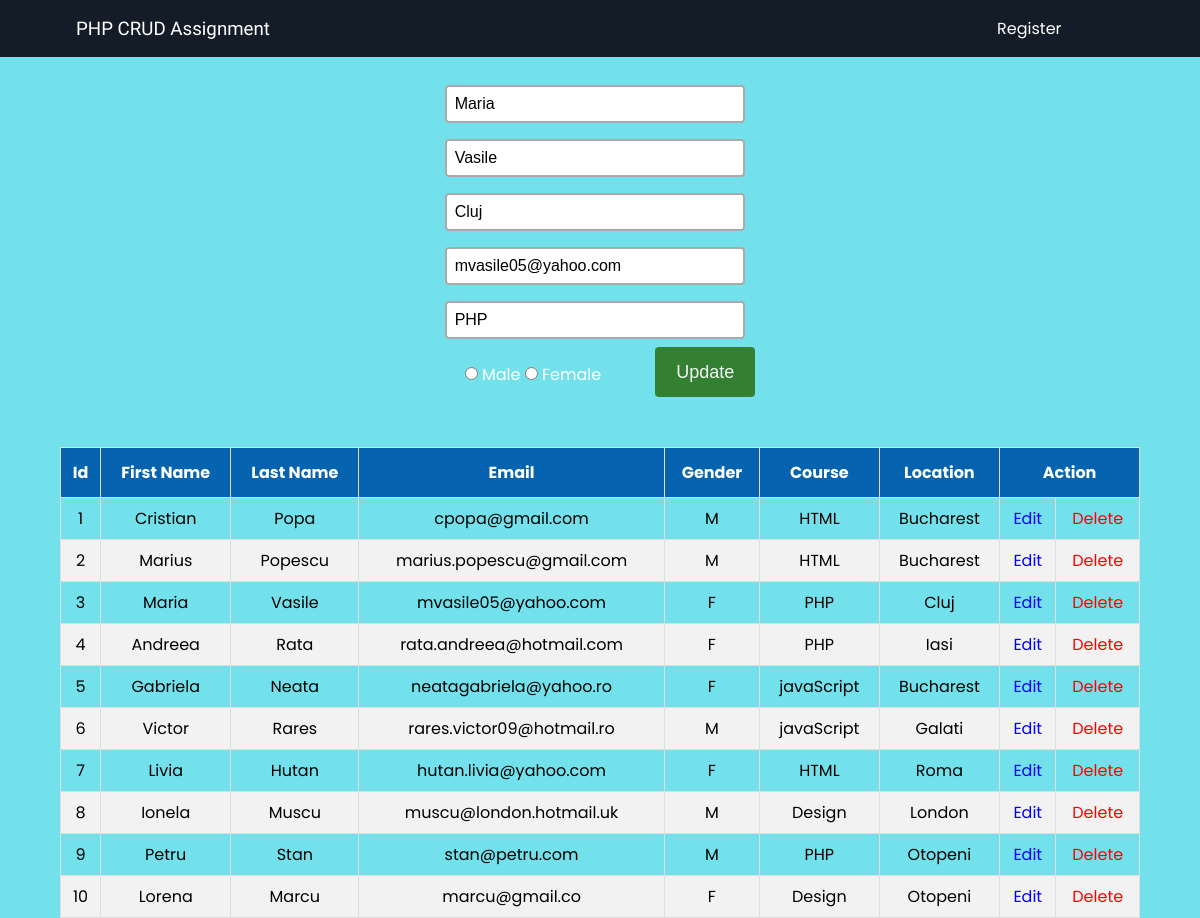
Page /index.php?edit=3 on the committed database.
### tables this page shows
CREATE TABLE `data` (
  `id` int(11) NOT NULL,
  `fname` varchar(100) NOT NULL,
  `lname` varchar(100) NOT NULL,
  `email` varchar(100) NOT NULL,
  `gender` varchar(1) NOT NULL,
  `course` varchar(100) NOT NULL,
  `location` varchar(100) NOT NULL
);

### process.php (called while the page is built, shortened)
<?php
    $mysqli = new mysqli('localhost', 'root', '', 'crud') or die(mysqli_error($mysqli));
    if (isset($_GET['edit'])){
        $id = $_GET['edit'];
        $update = true;
        $result=$mysqli->query("SELECT * FROM data WHERE id=$id")or die($mysqli->error());
        if($result->num_rows ==1){
            $row=$result->fetch_array();
            $fname=$row['fname'];
            $lname=$row['lname'];
            $email=$row['email'];
            $course=$row['course'];
            $location=$row['location'];
        }
    }
?>

### index.php (the view, shortened to what this page needs)
<!DOCTYPE html>
<html lang="en">
<head>
    <link rel="stylesheet" href="style.css">
</head>
<body>
    <header class="main-head">
        <nav>
            <h3 id="logo">PHP CRUD Assignment</h3>
            <ul>
                <li><a href="index.php">Register</a></li>
            </ul>
        </nav>
    </header>
    <?php require_once 'process.php';?>
    <?php
         $mysqli = new mysqli('localhost', 'root', '', 'crud') or die(mysqli_error($mysqli()));
         $result = $mysqli->query('SELECT * FROM data;') or die($mysqli->error());
        ?>
    <div class="container">
        <div class="form-wrapper">
            <form action="process.php" method="POST">
                <input type="text" name="fname" value="<?php echo $fname;?>" placeholder="First Name:"><br>
                <input type="text" name="lname" value="<?php echo $lname;?>" placeholder="Last Name:"><br>
                <input type="text" name="location" value="<?php echo $location;?>" placeholder="Location:"><br>
                <input type="email" name="email" value="<?php echo $email;?>" placeholder="Email:"><br>
                <input type="text" name="course" value="<?php echo $course;?>" placeholder="Course:"><br>
                <div class="radio">
                    <label>
                        <input type="radio" name="gender" value="M">
                        Male
                    </label>
                    <label>
                        <input type="radio" name="gender" value="F">
                        Female
                    </label>
                </div>
                <?php if($update == true): ?>
                <button class="btn update" type="submit" name="update">Update</button>
                <?php else: ?>
                <button class="btn save" type="submit" name="save">Save</button>
                <?php endif; ?>
            </form>
        </div>
        <div class="tabble-wrapper">
            <table id="display">
                <thead>
                    <tr>
                        <th>Id</th>
                        <th>First Name</th>
                        <th>Last Name</th>
                        <th>Email</th>
                        <th>Gender</th>
                        <th>Course</th>
                        <th>Location</th>
                        <th colspan="2">Action</th>
                    </tr>
                </thead>
                <?php
                    while($row = $result->fetch_assoc()):?>
                <tr>
                    <td><?php echo $row['id']; ?></td>
                    <td><?php echo $row['fname']; ?></td>
                    <td><?php echo $row['lname']; ?></td>
                    <td><?php echo $row['email']; ?></td>
                    <td><?php echo $row['gender']; ?></td>
                    <td><?php echo $row['course']; ?></td>
                    <td><?php echo $row['location']; ?></td>
                    <td><a class="update" href="index.php?edit=<?php echo $row['id']; ?>">Edit</a></td>
                    <td><a class="delete" href="process.php?delete=<?php echo $row['id']; ?>">Delete</a></td>
                </tr>
                <?php endwhile;?>
            </table>
        </div>
    </div>
</body>
</html>

### style.css (style rules this page uses)
* { margin: 0; padding: 0; box-sizing: border-box; }
body { font-family: "Poppins", sans-serif; background-color: #73e1eb; }
li, label, input, p { font-size: 1rem; }
a { color: white; text-decoration: none; }
.main-head { background: #131c27; color: white; position: sticky; top: 0px; }
nav { display: flex; width: 90%; margin: auto; padding: 1rem; min-height: 5vh; align-items: center; flex-wrap: wrap; }
nav ul { display: flex; flex: 2 1 10rem; justify-content: space-around; align-items: center; list-style: none; }
#logo { flex: 4 1 50rem; font-family: "Pattaya", sans-serif; font-weight: 400; }
.form-wrapper { width: 90%; margin: auto; padding: 20px 0; color: white; border-radius: 20px; display: flex; justify-content: center; align-items: center; }
input[type="text"] { width: 300px; border: 2px solid #aaa; border-radius: 4px; margin: 8px 0; outline: none; padding: 8px; box-sizing: border-box; }
input[type="email"] { width: 300px; border: 2px solid #aaa; border-radius: 4px; margin: 8px 0; outline: none; padding: 8px; box-sizing: border-box; }
.radio { font-size: 20px; font-weight: 500px; text-transform: capitalize; display: inline-block; vertical-align: middle; color: #fff; position: relative; padding-left: 20px; padding-right: 50px; cursor: pointer; }
.btn { background: #21cc40; color: whitesmoke; width: 70px; height: 30px; font-size: 18px; border-radius: 4px; border: none; }
.tabble-wrapper { padding-top: 30px; }
#display { width: 90%; border-collapse: collapse; margin: auto; }
#display td, #display th { border: 1px solid #ddd; padding: 8px; text-align: center; }
#display tr:nth-child(even) { background-color: #f2f2f2; }
#display th { padding-top: 12px; padding-bottom: 12px; text-align: center; background-color: #0563af; color: white; }
.update { color: blue; }
.delete { color: red; }
.btn { background: #338033; color: whitesmoke; width: 100px; height: 50px; font-size: 18px; border-radius: 4px; border: none; }

### rows in the picture
data: fname "Maria", lname "Vasile", location "Cluj", email "mvasile05@yahoo.com", course "PHP", id "3", gender "F"
data: id "1", fname "Cristian", lname "Popa", email "cpopa@gmail.com", gender "M", course "HTML", location "Bucharest"
data: id "2", fname "Marius", lname "Popescu", email "marius.popescu@gmail.com", gender "M", course "HTML", location "Bucharest"
data: id "4", fname "Andreea", lname "Rata", email "rata.andreea@hotmail.com", gender "F", course "PHP", location "Iasi"
data: id "5", fname "Gabriela", lname "Neata", email "neatagabriela@yahoo.ro", gender "F", course "javaScript", location "Bucharest"
data: id "6", fname "Victor", lname "Rares", email "rares.victor09@hotmail.ro", gender "M", course "javaScript", location "Galati"
data: id "7", fname "Livia", lname "Hutan", email "hutan.livia@yahoo.com", gender "F", course "HTML", location "Roma"
data: id "8", fname "Ionela", lname "Muscu", email "muscu@london.hotmail.uk", gender "M", course "Design", location "London"
data: id "9", fname "Petru", lname "Stan", email "stan@petru.com", gender "M", course "PHP", location "Otopeni"
data: id "10", fname "Lorena", lname "Marcu", email "marcu@gmail.co", gender "F", course "Design", location "Otopeni"
